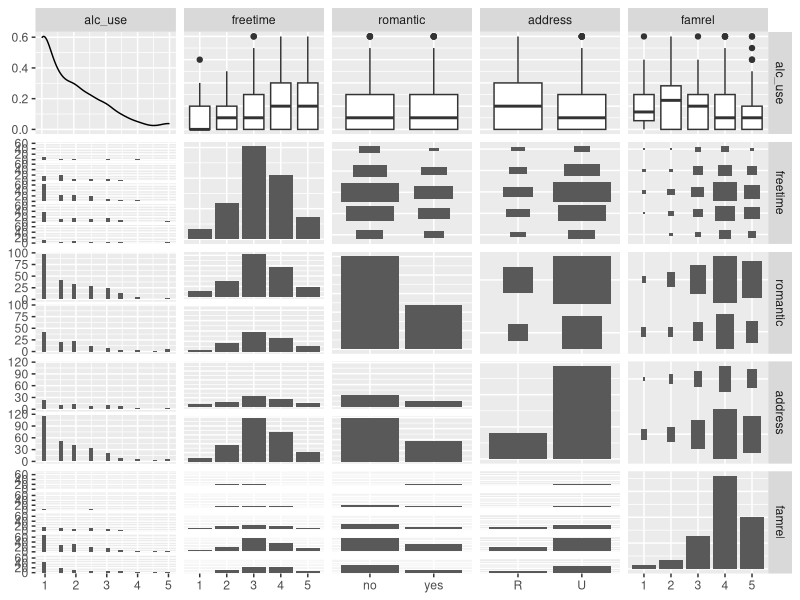

Source code (R):
## ---- chunk 1
alc_data = read.csv("data/alc_data.csv")
print(dim(alc_data))
str(alc_data)
## ---- chunk 2
interesting_cols = c("freetime", "romantic", "address", "famrel")
## ---- chunk 3
library(ggplot2)
library(GGally)
cor_data = alc_data[, c("alc_use", interesting_cols)]
#cast as factors so that they are visualised correctly
cor_data$freetime = as.factor(cor_data$freetime)
cor_data$romantic = as.factor(cor_data$romantic)
cor_data$address = as.factor(cor_data$address)
cor_data$famrel = as.factor(cor_data$famrel)
ggpairs(cor_data)
## ---- chunk 4
cor_data$freetime = as.numeric(cor_data$freetime)
cor_data$famrel = as.numeric(cor_data$famrel)
glm_data = cbind("high_use"=alc_data$high_use, cor_data[,interesting_cols])
logreg_fit = glm(high_use ~ ., data = glm_data, family="binomial")
## ---- chunk 5
exp(logreg_fit$coefficients[c("freetime", "famrel")])
## ---- chunk 6
exp(logreg_fit$coefficients[c("romanticyes", "addressU")])
## ---- chunk 7
exp(confint(logreg_fit))
## ---- chunk 8
cmat = table(high_use = glm_data$high_use, prediction = (predict(logreg_fit, newdata=glm_data, type="response") > 0.5))
print(cmat)
## ---- chunk 9
#training error:
sum(c(cmat[1,2], cmat[2,1])) / sum(cmat)
## ---- chunk 10
#random guessing:
print(mean(glm_data$high_use))
